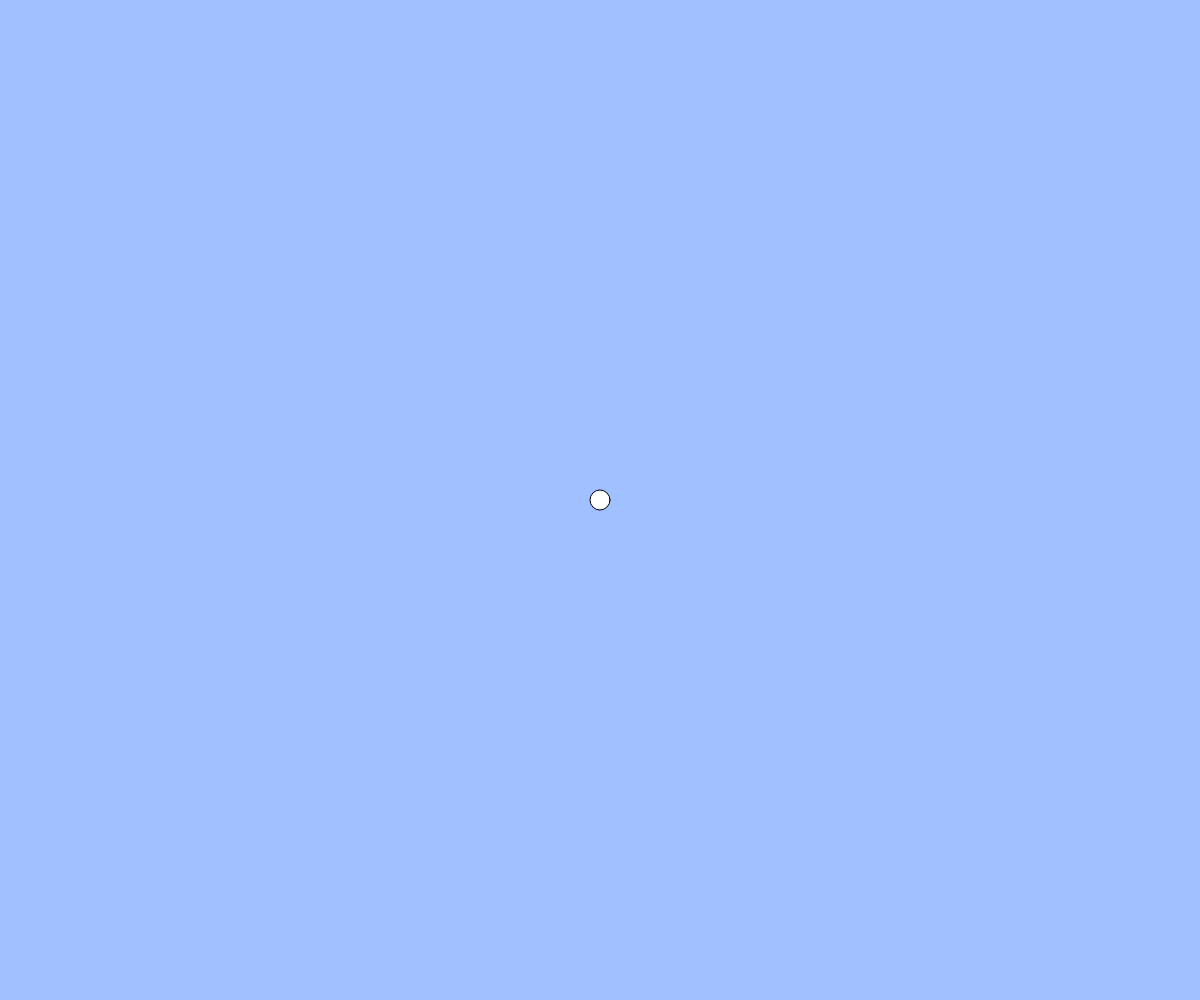
Frame 1 (no input)
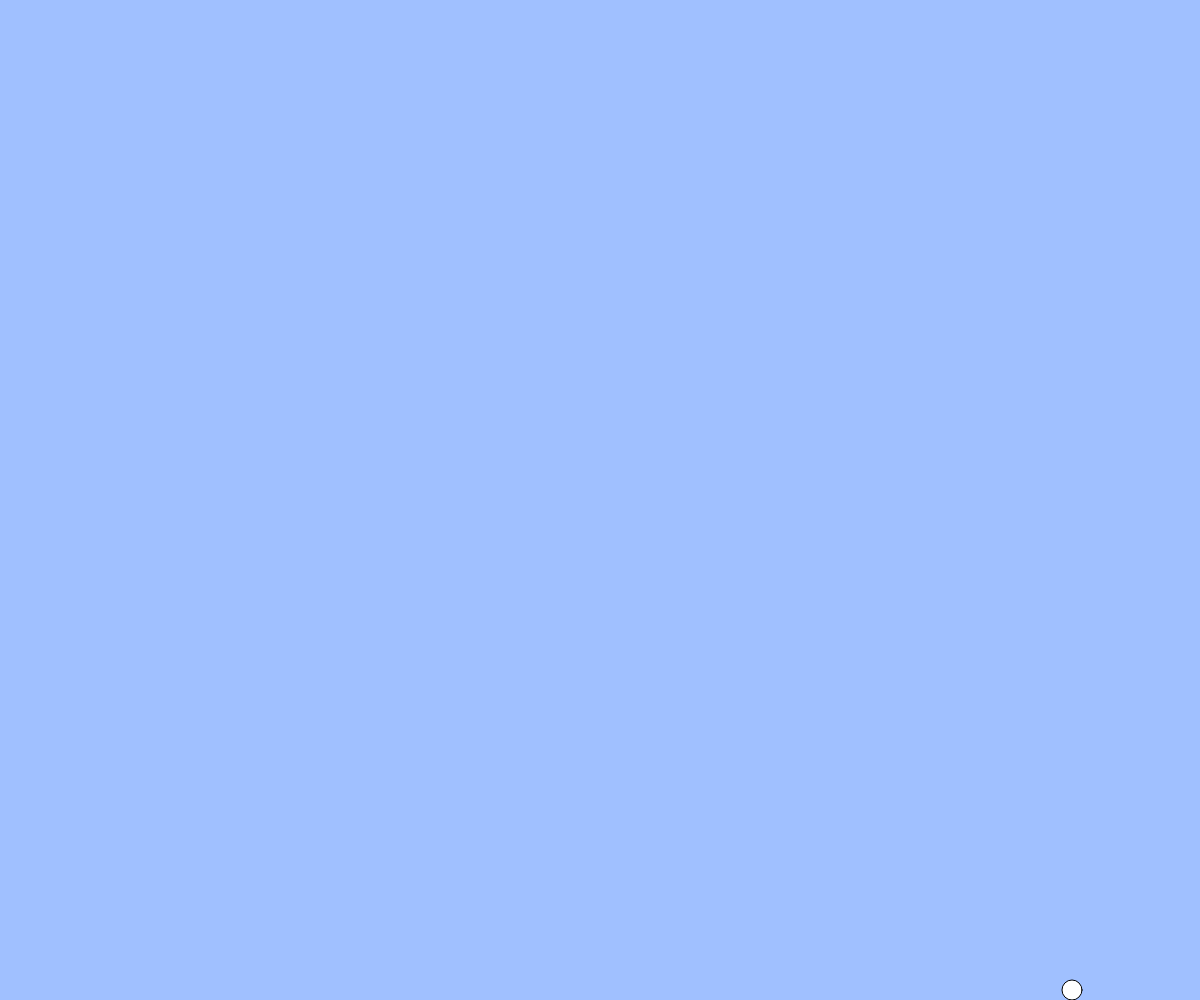
Frame 60 (no input)
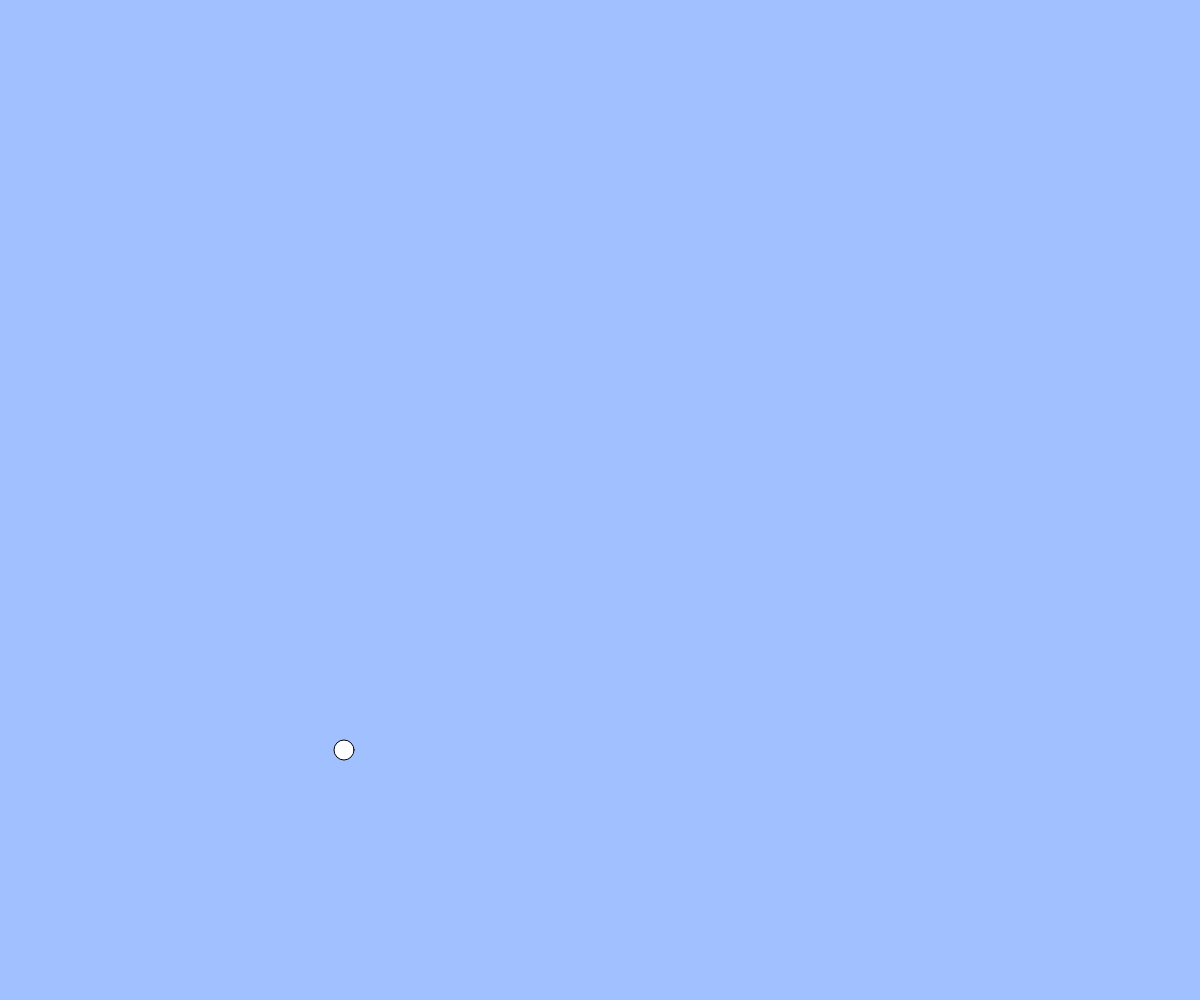
Frame 120 (the mouse pressed at the canvas centre since frame 60)

The p5.js sketch that drew these frames (run headless with seeded random() and noise() and a simulated clock; from frame 60 on, the mouse is pressed at the canvas centre):

// p5.js sketch
// ── sketch.js
// テキスト「アニメーション」
let x, y, vx, vy;
const g = 1; // 重力加速度
const vyMax = 30;

function setup(){
  createCanvas(windowWidth, windowHeight);
  x = width / 2;
  y = height / 2;
  vx = 8;
  vy = 8;
}

function draw(){
  background(160, 192, 255);
  ellipse(x, y, 20, 20);
  x += vx;
  y += vy;

  // 重力（コメント機能でオンオフ切り替えて実行してみましょう）
  vy = constrain(vy + g, -vyMax, vyMax);
  // ↑
  // vy = vy + g;
  // if(vy > vyMax) vy = vyMax;
 // if(vy < -vyMax) vy = -vyMax;

  // 端の処理パターン (1) 反対側から出てくる
  if(x > width){ x = 0; }
  else if(x < 0){ x = width; }
  if(y > height){ y = 0; }
  if(y < 0){ y = height; }
  // 次のように、同じ画面端の処理を条件分岐を使わないで書くこともできます（考えてみてください）。
  // x = (x + width) % width;
  // y = (y + height) % height;

}

function windowResized(){
  resizeCanvas(windowWidth, windowHeight);
}
